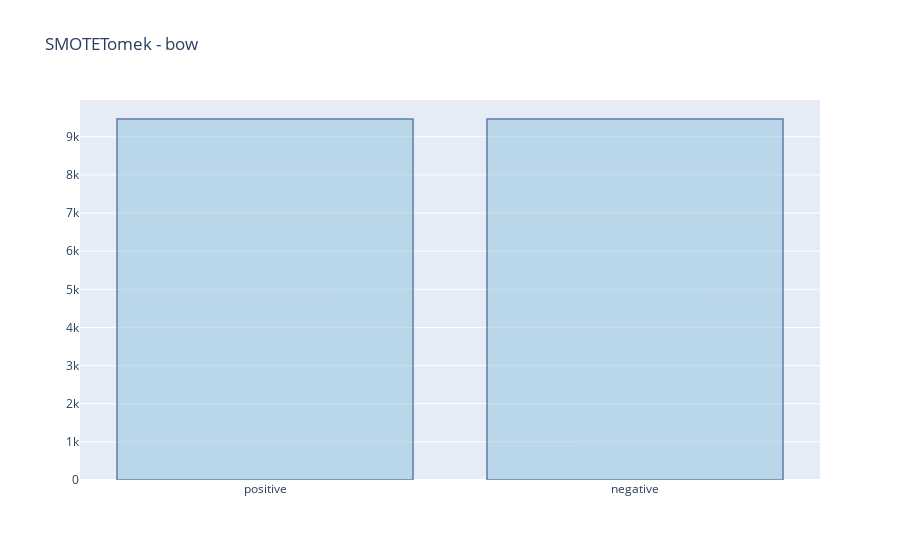

The notebook cell this image was saved under:
### Code cell
from imblearn.combine import SMOTETomek
smk = SMOTETomek(random_state=2)
xtrain_bow_smt, ytrain_bow_smt = smk.fit_sample(xtrain_bow, ytrain_bow)

#visualising the imbalanced data tranform into balanced one after the resampling technique

count_classes = pd.value_counts(ytrain_bow_smt, sort = True)
x = ['positive', 'negative']
y = [count_classes[0], count_classes[1]]

# Use the hovertext kw argument for hover text
fig = go.Figure(data=[go.Bar(x=x, y=y)])
# Customize aspect
fig.update_traces(marker_color='rgb(158,202,225)', marker_line_color='rgb(8,48,107)',
                  marker_line_width=1.5, opacity=0.6)
fig.update_layout(title_text='SMOTETomek - bow')
fig.show()

### Figure 1 — Plotly figure (JSON) as saved in the notebook; plotly's stock layout.template omitted (floating-point values rounded to 4 significant figures)
{"data": [{"marker": {"color": "rgb(158,202,225)", "line": {"color": "rgb(8,48,107)", "width": 1.5}}, "opacity": 0.6, "type": "bar", "x": ["positive", "negative"], "y": [9465, 9465]}], "layout": {"title": {"text": "SMOTETomek - bow"}}}
